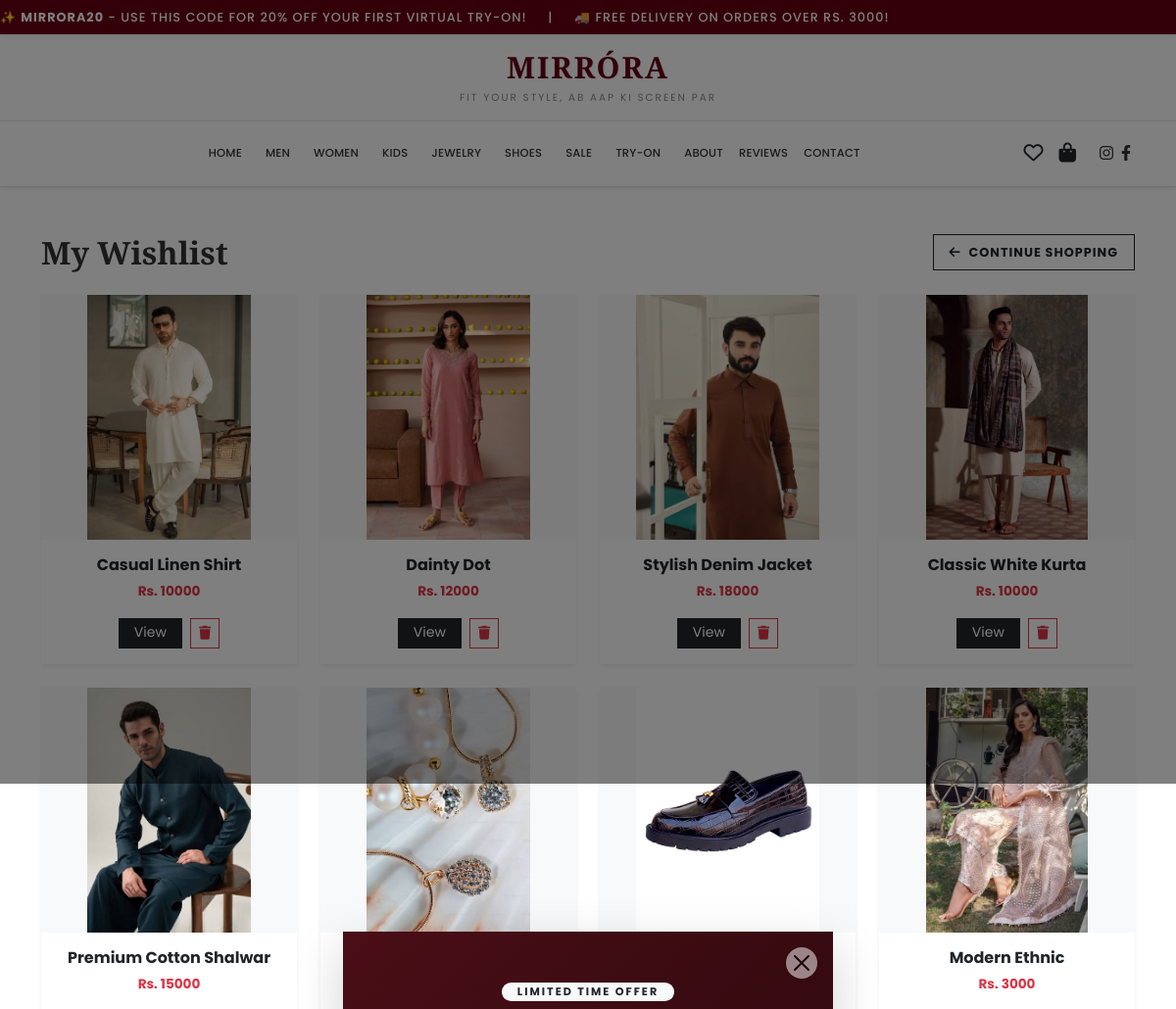
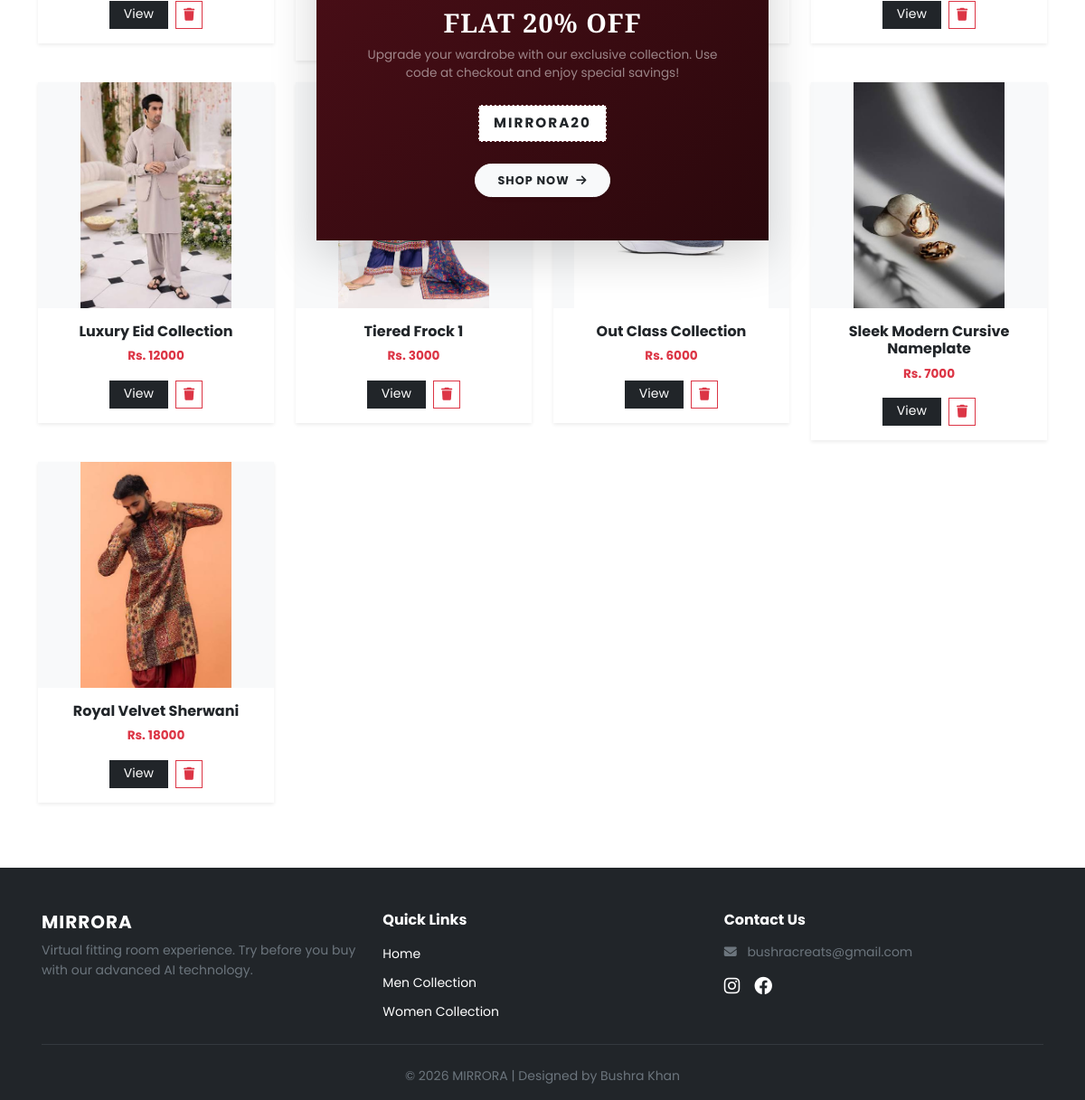
Page /wishlist.php on the committed database (2 pictures, top to bottom).
### tables this page shows
CREATE TABLE IF NOT EXISTS `wishlist` (
  `id` int NOT NULL AUTO_INCREMENT,
  `user_id` int DEFAULT '1',
  `product_id` int DEFAULT NULL,
  `created_at` timestamp NULL DEFAULT CURRENT_TIMESTAMP,
  PRIMARY KEY (`id`)
);

CREATE TABLE IF NOT EXISTS `products` (
  `id` int NOT NULL AUTO_INCREMENT,
  `name` varchar(255) DEFAULT NULL,
  `category` varchar(100) DEFAULT NULL,
  `price` double DEFAULT NULL,
  `description` text,
  `size` varchar(255) DEFAULT NULL,
  `color` varchar(255) DEFAULT NULL,
  `images` text,
  `image` varchar(255) NOT NULL,
  `discount_percent` int DEFAULT '0',
  PRIMARY KEY (`id`)
);

### wishlist.php (the view, shortened to what this page needs)
<?php
include 'header.php';
include 'config.php';
?>
<div class="container my-5">
    <div class="d-flex justify-content-between align-items-center mb-4 flex-wrap gap-2">
        <h2 class="fw-bold m-0" style="font-family: 'Cinzel', serif; color: #333;">My Wishlist</h2>
        <a href="index.php" class="btn btn-outline-dark btn-sm rounded-0 px-3 py-2 text-uppercase fw-bold" style="font-size: 0.8rem; letter-spacing: 1px;">
            <i class="fas fa-arrow-left me-1"></i> Continue Shopping
        </a>
    </div>
    <div class="row">
        <?php
        $query = "SELECT wishlist.id as wishlist_id, products.* FROM wishlist JOIN products ON wishlist.product_id = products.id";
        $result = mysqli_query($conn, $query);
        if (mysqli_num_rows($result) > 0) {
            while ($row = mysqli_fetch_assoc($result)) {
        ?>
                <div class="col-md-3 mb-4">
                    <div class="card border-0 shadow-sm rounded-0">
                        <img src="assets/images/<?php echo $row['images']; ?>" class="card-img-top rounded-0" style="height: 250px; object-fit: contain; background: #f8f9fa;" alt="...">
                        <div class="card-body text-center">
                            <h5 class="card-title fw-bold" style="font-size: 1rem;"><?php echo $row['name']; ?></h5>
                            <p class="text-danger fw-bold mb-3">Rs. <?php echo $row['price']; ?></p>
                            <div class="d-flex justify-content-center gap-2">
                                <a href="product-details.php?id=<?php echo $row['id']; ?>" class="btn btn-dark btn-sm rounded-0 px-3">View</a>
                                <a href="wishlist.php?action=remove&id=<?php echo $row['wishlist_id']; ?>" class="btn btn-outline-danger btn-sm rounded-0 px-2"><i class="fas fa-trash"></i></a>
                            </div>
                        </div>
                    </div>
                </div>
        <?php
            }
        } else {
            echo "<div class='col-12 text-center py-5'><p class='text-muted'>Your wishlist is empty.</p><a href='index.php' class='btn btn-dark rounded-0 px-4 text-uppercase fw-bold' style='font-size: 0.8rem; letter-spacing: 1px;'>Explore Products</a></div>";
        }
        ?>
    </div>
</div>
<?php include 'footer.php'; ?>

### style.css (style rules this page uses)
:root { --primary-maroon:#660014; --border-color:#e5e5e5; --primary-red:#722F37; --light-red-bg:#f9f2f2; --border-red:#e6cdcd; }
body { font-family:'Poppins',sans-serif; color:#2b2b2b; background:#fff; }
:root { --primary-red: #722F37; --light-red-bg: #f9f2f2; --border-red: #e6cdcd; }
body { font-family: 'Poppins', sans-serif; color: #2b2b2b; background-color: #fff; }
.btn-dark { background-color: #212529; border: none; }
.card-body p { font-size: 0.85rem; font-weight: 600; color: #777; }

### rows in the picture
wishlist: product.images (picture), product.name "Casual Linen Shirt", product.price "10000"
wishlist: product.images (picture), product.name "Dainty Dot", product.price "12000"
wishlist: product.images (picture), product.name "Stylish Denim Jacket", product.price "18000"
wishlist: product.images (picture), product.name "Classic White Kurta", product.price "10000"
wishlist: product.images (picture), product.name "Premium Cotton Shalwar", product.price "15000"
wishlist: product.images (picture)
wishlist: product.images (picture)
wishlist: product.images (picture), product.name "Modern Ethnic", product.price "3000"
wishlist: product.images (picture), product.name "Luxury Eid Collection", product.price "12000"
wishlist: product.name "Tiered Frock 1", product.price "3000"
wishlist: product.name "Out Class Collection", product.price "6000"
wishlist: product.images (picture), product.name "Sleek Modern Cursive Nameplate", product.price "7000"
wishlist: product.images (picture), product.name "Royal Velvet Sherwani", product.price "18000"

### other values in the picture
$cat "MEN"
$cat "WOMEN"
$cat "KIDS"
$cat "JEWELRY"
$cat "SHOES"
